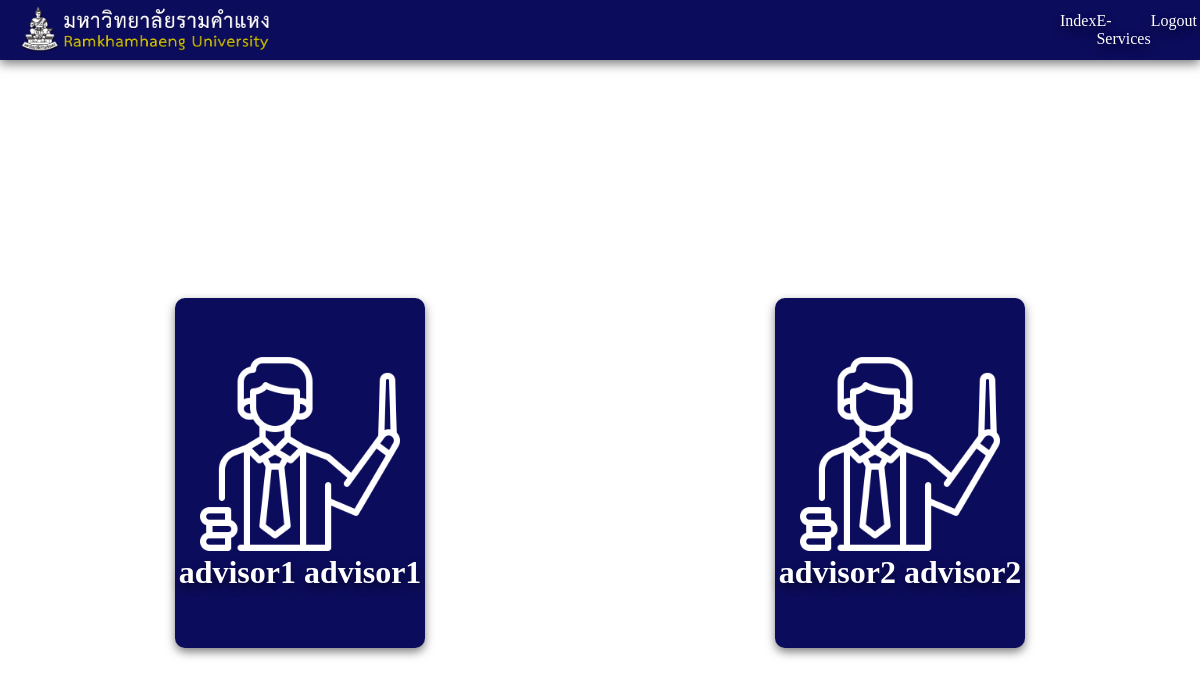
/advisor_list/, run on the app's committed database.
### accounts/models.py (models this page shows, shortened)
class Advisor(models.Model):
    TITLE_CHOICES = [
        ('ดร.', 'ดร.'),
        ('ผศ.', 'ผู้ช่วยศาสตราจารย์'),
        ('รศ.', 'รองศาสตราจารย์'),
        ('ศ.', 'ศาสตราจารย์'),
    ]
    user = models.OneToOneField(User, on_delete=models.CASCADE, related_name="advisor_profile")
    title = models.CharField(max_length=50, choices=TITLE_CHOICES)
    expertise = models.CharField(max_length=200)

class User(AbstractBaseUser, PermissionsMixin):
    ROLE_CHOICES = [
        ('Student', 'Student'),
        ('Advisor', 'Advisor'),
        ('Admin', 'Admin'),
    ]
    email = models.EmailField(unique=True)
    first_name = models.CharField(max_length=255)
    last_name = models.CharField(max_length=255)
    role = models.CharField(max_length=20, choices=ROLE_CHOICES)
    is_active = models.BooleanField(default=True)
    is_staff = models.BooleanField(default=False)
    groups = models.ManyToManyField(
        'auth.Group',
        related_name='custom_user_groups',
        blank=True,
        help_text='The groups this user belongs to.',
        verbose_name='groups',
    )
    user_permissions = models.ManyToManyField(
        'auth.Permission',
        related_name='custom_user_permissions',
        blank=True,
        help_text='Specific permissions for this user.',
        verbose_name='user permissions',
    )
    objects = CustomUserManager()
    USERNAME_FIELD = 'email'
    REQUIRED_FIELDS = ['first_name', 'last_name']

### accounts/views.py (the view)
# urls.py: path('advisor_list/', views.advisor_list, name='advisor_list'),  # รายชื่ออาจารย์ที่ปรึกษา
def advisor_list(request):
    advisors = Advisor.objects.all()
    return render(request, "teacher.html", {'advisors': advisors})

### templates/teacher.html (shortened to what this page needs)
{% extends "base.html" %}
{% load static %}
{% block content %}
<link rel="stylesheet" href="{% static 'css\style.css' %}">
<div class="teacher-content">
    <div class="top">
        {% if advisors %}
        {% for advisor in  advisors %}
        <a class="a-text" href="javascript:void(0)" id="openPopup{{ advisor.id }}">
            <div class="box">
                <img class="img-t" src="{% static 'img/teacher.png' %}" alt="">
                <h1>{{ advisor.user.first_name }} {{ advisor.user.last_name }}</h1>
            </div>
        </a>
        {% endfor %}
        {% else %}
            <h2 class="text-center">No advisors available</h2>
        {% endif %}
    </div>
</div>
{% endblock %}

### static/css/style.css (style rules this page uses)
* { padding: 0px; margin: 0px; }
.a-text { color: white; text-decoration: none; text-shadow: 0px 5px 10px rgba(0, 0, 0, 0.5); }
.teacher-content { width: 100%; height: 945px; display: flex; align-items: center; justify-content:space-between; }
.top { width: 100%; height: 911px; display: flex; align-items: center; justify-content:space-around; }
.box { width: 250px; height: 350px; border-radius: 10px; display: flex; flex-direction: column; align-items: center; justify-content: center; background-color: rgb(12, 12, 92); box-shadow: 0px 4px 10px rgba(0, 0, 0, 0.5); transition: transform 0.4s ease, box-shadow 0.4s ease; }
.img-t { width: 200px; height: 200px; }

### data on the page
Advisor: user.first_name "advisor1", user.last_name "advisor1"
Advisor: user.first_name "advisor2", user.last_name "advisor2"
